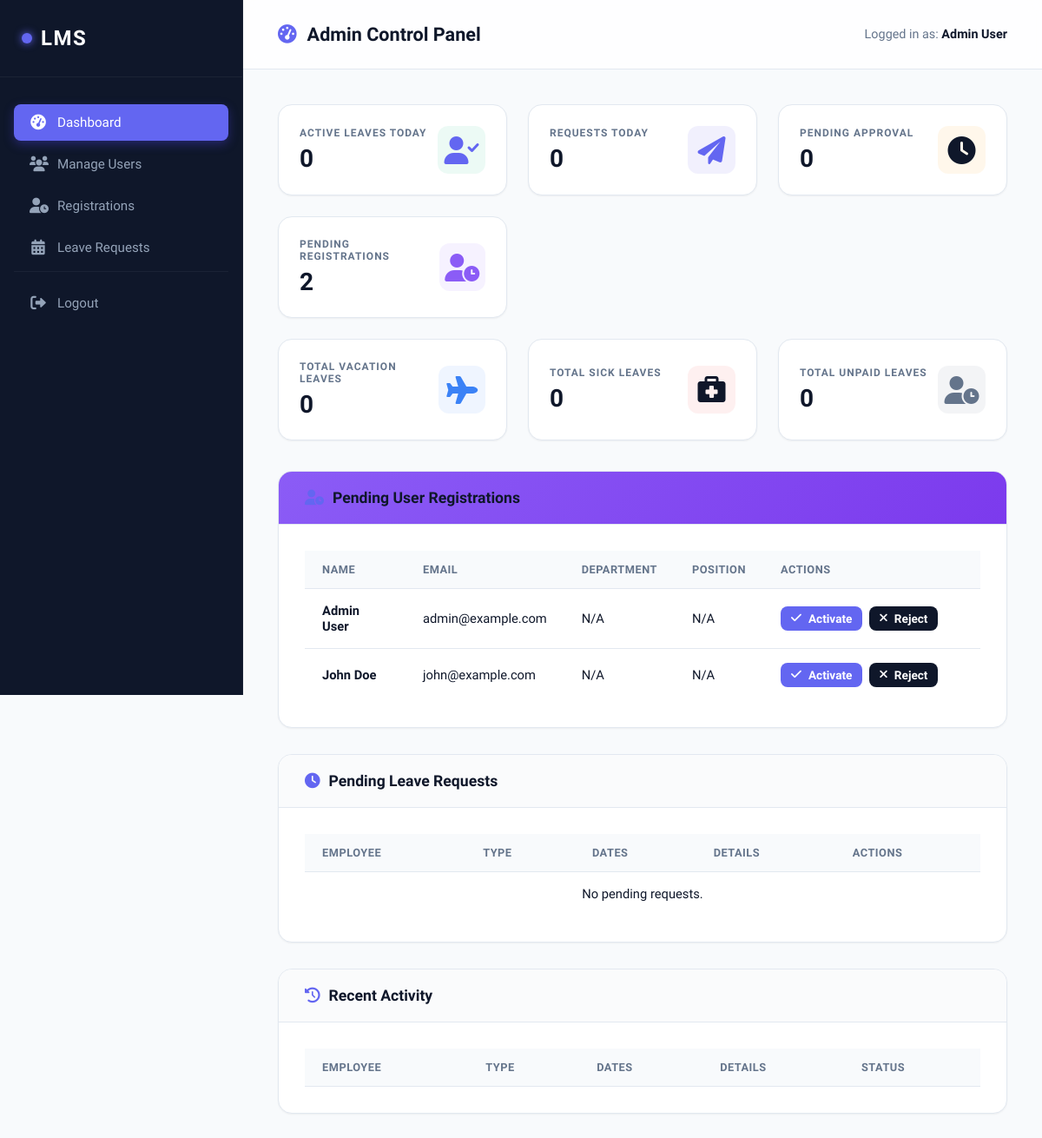
Page /admin_dashboard.php (signed in) on the committed database.
### tables this page shows
CREATE TABLE users (
    id INT AUTO_INCREMENT PRIMARY KEY,
    name VARCHAR(100) NOT NULL,
    email VARCHAR(100) NOT NULL UNIQUE,
    password VARCHAR(255) NOT NULL,
    role ENUM('Employee', 'Admin') DEFAULT 'Employee',
    status ENUM('Pending', 'Active', 'Rejected') DEFAULT 'Pending',
    department VARCHAR(100) NULL,
    position VARCHAR(100) NULL
);

### includes/auth_check.php (called while the page is built, shortened)
<?php
function e($value) {
    return htmlspecialchars($value ?? '', ENT_QUOTES, 'UTF-8');
}
?>

### admin_dashboard.php (the view, shortened to what this page needs)
<?php
require_once 'includes/config.php';
require_once 'includes/auth_check.php';
$stmt = $pdo->query("SELECT lr.*, u.name as employee_name
                     FROM leave_requests lr
                     JOIN users u ON lr.user_id = u.id
                     WHERE lr.status = 'Pending'
                     ORDER BY lr.created_at ASC");
$pending_requests = $stmt->fetchAll();
$stmt = $pdo->query("SELECT COUNT(*) FROM leave_requests WHERE status = 'Pending'");
$pending_count = $stmt->fetchColumn();
$stmt = $pdo->query("SELECT COUNT(*) FROM leave_requests WHERE status = 'Approved' AND CURDATE() BETWEEN start_date AND end_date");
$active_today_count = $stmt->fetchColumn();
$stmt = $pdo->query("SELECT COUNT(*) FROM leave_requests WHERE DATE(created_at) = CURDATE()");
$submitted_today_count = $stmt->fetchColumn();
$stmt = $pdo->query("SELECT COUNT(*) FROM leave_requests WHERE leave_type = 'Vacation'");
$vacation_count = $stmt->fetchColumn();
$stmt = $pdo->query("SELECT COUNT(*) FROM leave_requests WHERE leave_type = 'Sick Leave'");
$sick_count = $stmt->fetchColumn();
$stmt = $pdo->query("SELECT COUNT(*) FROM leave_requests WHERE leave_type = 'Unpaid'");
$unpaid_count = $stmt->fetchColumn();
$stmt = $pdo->query("SELECT * FROM users WHERE status = 'Pending' ORDER BY id ASC");
$pending_users = $stmt->fetchAll();
$pending_users_count = count($pending_users);
?>
<!DOCTYPE html>
<html lang="en">
<head>
    <link rel="stylesheet" href="assets/style.css">
    <link rel="stylesheet" href="https://cdnjs.cloudflare.com/ajax/libs/font-awesome/6.0.0/css/all.min.css">
</head>
<body>
    <?php include 'includes/sidebar.php'; ?>
    <div class="main-content">
        <div class="top-nav">
            <h2><i class="fas fa-tachometer-alt"></i> Admin Control Panel</h2>
            <div class="user-info">
                <span>Logged in as: <strong><?php echo e($_SESSION['name']); ?></strong></span>
            </div>
        </div>
        <div class="content-wrapper">
            <div class="stats-container" style="margin-bottom: 24px;">
                <div class="stat-card">
                    <div class="stat-info">
                        <strong>Active Leaves Today</strong>
                        <div class="value"><?php echo $active_today_count; ?></div>
                    </div>
                    <div class="stat-icon" style="background: rgba(16, 185, 129, 0.08); color: var(--success);">
                        <i class="fas fa-user-check"></i>
                    </div>
                </div>
                <div class="stat-card">
                    <div class="stat-info">
                        <strong>Requests Today</strong>
                        <div class="value"><?php echo $submitted_today_count; ?></div>
                    </div>
                    <div class="stat-icon" style="background: rgba(79, 70, 229, 0.08); color: var(--primary);">
                        <i class="fas fa-paper-plane"></i>
                    </div>
                </div>
                <div class="stat-card">
                    <div class="stat-info">
                        <strong>Pending Approval</strong>
                        <div class="value"><?php echo $pending_count; ?></div>
                    </div>
                    <div class="stat-icon" style="background: rgba(245, 158, 11, 0.08); color: var(--warning);">
                        <i class="fas fa-clock"></i>
                    </div>
                </div>
                <div class="stat-card">
                    <div class="stat-info">
                        <strong>Pending Registrations</strong>
                        <div class="value"><?php echo $pending_users_count; ?></div>
                    </div>
                    <div class="stat-icon" style="background: rgba(139, 92, 246, 0.08); color: #8b5cf6;">
                        <i class="fas fa-user-clock"></i>
                    </div>
                </div>
            </div>
            <div class="stats-container" style="margin-bottom: 35px;">
                <div class="stat-card">
                    <div class="stat-info">
                        <strong>Total Vacation Leaves</strong>
                        <div class="value"><?php echo $vacation_count; ?></div>
                    </div>
                    <div class="stat-icon" style="background: rgba(59, 130, 246, 0.08); color: #3b82f6;">
                        <i class="fas fa-plane"></i>
                    </div>
                </div>
                <div class="stat-card">
                    <div class="stat-info">
                        <strong>Total Sick Leaves</strong>
                        <div class="value"><?php echo $sick_count; ?></div>
                    </div>
                    <div class="stat-icon" style="background: rgba(239, 68, 68, 0.08); color: var(--danger);">
                        <i class="fas fa-briefcase-medical"></i>
                    </div>
                </div>
                <div class="stat-card">
                    <div class="stat-info">
                        <strong>Total Unpaid Leaves</strong>
                        <div class="value"><?php echo $unpaid_count; ?></div>
                    </div>
                    <div class="stat-icon" style="background: rgba(100, 116, 139, 0.08); color: var(--text-muted);">
                        <i class="fas fa-user-clock"></i>
                    </div>
                </div>
            </div>
            <div class="card" style="margin-bottom: 30px;">
                <div class="card-header" style="background: linear-gradient(135deg, #8b5cf6 0%, #7c3aed 100%); color: white;">
                    <h3><i class="fas fa-user-clock"></i> Pending User Registrations</h3>
                </div>
                <div class="card-body">
                    <div class="table-responsive">
                        <table>
                            <thead>
                                <tr>
                                    <th>Name</th>
                                    <th>Email</th>
                                    <th>Department</th>
                                    <th>Position</th>
                                    <th style="width: 250px;">Actions</th>
                                </tr>
                            </thead>
                            <tbody>
                                <?php if (empty($pending_users)): ?>
                                    <tr><td colspan="5" style="text-align: center;">No pending user registrations.</td></tr>
                                <?php else: ?>
                                    <?php foreach ($pending_users as $pu): ?>
                                        <tr>
                                            <td><strong><?php echo e($pu['name']); ?></strong></td>
                                            <td><?php echo e($pu['email']); ?></td>
                                            <td><?php echo e($pu['department'] ?: 'N/A'); ?></td>
                                            <td><?php echo e($pu['position'] ?: 'N/A'); ?></td>
                                            <td>
                                                <form action="activate_user.php" method="POST" style="display: flex; gap: 8px;">
                                                    <button type="submit" name="action" value="Active" class="btn btn-sm" style="background: var(--success); padding: 6px 12px; font-size: 0.85rem;">
                                                        <i class="fas fa-check"></i> Activate
                                                    </button>
                                                    <button type="submit" name="action" value="Rejected" class="btn btn-sm" style="background: var(--danger); padding: 6px 12px; font-size: 0.85rem;">
                                                        <i class="fas fa-times"></i> Reject
                                                    </button>
                                                </form>
                                            </td>
                                        </tr>
                                    <?php endforeach; ?>
                                <?php endif; ?>
                            </tbody>
                        </table>
                    </div>
                </div>
            </div>
            <div class="card">
                <div class="card-header">
                    <h3><i class="fas fa-clock"></i> Pending Leave Requests</h3>
                </div>
                <div class="card-body">
                    <div class="table-responsive">
                        <table>
                            <thead>
                                <tr>
                                    <th>Employee</th>
                                    <th>Type</th>
                                    <th>Dates</th>
                                    <th>Details</th>
                                    <th>Actions</th>
                                </tr>
                            </thead>
                            <tbody>
                                <?php if (empty($pending_requests)): ?>
                                    <tr><td colspan="5" style="text-align: center;">No pending requests.</td></tr>
                                <?php endif; ?>
                            </tbody>
                        </table>
                    </div>
                </div>
            </div>
            <div class="card">
                <div class="card-header">
                    <h3><i class="fas fa-history"></i> Recent Activity</h3>
                </div>
                <div class="card-body">
                    <div class="table-responsive">
                        <table>
                            <thead>
                                <tr>
                                    <th>Employee</th>
                                    <th>Type</th>
                                    <th>Dates</th>
                                    <th>Details</th>
                                    <th>Status</th>
                                </tr>
                            </thead>
                        </table>
                    </div>
                </div>
            </div>
        </div>
    </div>
</body>
</html>

### assets/style.css (style rules this page uses)
:root { --color-primary: #6366f1; --color-dark: #0f172a; --color-light: #f8fafc; --primary: var(--color-primary); --primary-hover: #4f46e5; --primary-light: rgba(99, 102, 241, 0.08); --dark: var(--color-dark); --sidebar-bg: var(--color-dark); --sidebar-hover: #1e293b; --sidebar-text: #94a3b8; --sidebar-active-text: #ffffff; --bg-main: var(--color-light); --card-bg: #ffffff; --text-main: var(--color-dark); --text-muted: #64748b; --border: #e2e8f0; --success: var(--color-primary); --success-bg: rgba(99, 102, 241, 0.1); --success-text: var(--color-primary); --warning: var(--color-dark); --warning-bg: rgba(15, 23, 42, 0.08); --warning-text: var(--color-dark); --danger: var(--color-dark); --danger-bg: rgba(15, 23, 42, 0.05); --danger-text: #64748b; --shadow-sm: 0 1px 2px 0 rgba(0, 0, 0, 0.05); --shadow-md: 0 4px 6px -1px rgba(0, 0, 0, 0.1), 0 2px 4px -1px rgba(0, 0, 0, 0.06); --shadow-lg: 0 10px 15px -3px rgba(0, 0, 0, 0.1), 0 4px 6px -2px rgba(0, 0, 0, 0.05); --shadow-premium: 0 20px 25px -5px rgba(0,0,0,0.05), 0 10px 10px -5px rgba(0,0,0,0.04); --radius-sm: 8px; --radius-md: 12px; --radius-lg: 16px; --transition: all 0.3s cubic-bezier(0.4, 0, 0.2, 1); }
* { box-sizing: border-box; margin: 0; padding: 0; }
body { font-family: 'Plus Jakarta Sans', -apple-system, BlinkMacSystemFont, "Segoe UI", Roboto, Helvetica, Arial, sans-serif; background: var(--bg-main); color: var(--text-main); display: flex; min-height: 100vh; -webkit-font-smoothing: antialiased; }
.main-content { flex-grow: 1; margin-left: 280px; display: flex; flex-direction: column; min-width: 0; }
.top-nav { background: rgba(255, 255, 255, 0.8); backdrop-filter: blur(10px); height: 80px; display: flex; align-items: center; justify-content: space-between; padding: 0 40px; position: sticky; top: 0; border-bottom: 1px solid var(--border); z-index: 999; }
.top-nav h2 { font-size: 1.35rem; font-weight: 700; color: var(--text-main); display: flex; align-items: center; gap: 12px; }
.top-nav h2 i { color: var(--primary); }
.user-info { font-size: 0.9rem; color: var(--text-muted); }
.user-info strong { color: var(--text-main); font-weight: 600; }
.content-wrapper { padding: 40px; max-width: 1400px; width: 100%; margin: 0 auto; }
.card { background: var(--card-bg); border-radius: var(--radius-lg); border: 1px solid var(--border); box-shadow: var(--shadow-sm); margin-bottom: 30px; overflow: hidden; }
.stats-container { display: grid; grid-template-columns: repeat(auto-fit, minmax(260px, 1fr)); gap: 24px; margin-bottom: 35px; }
.stat-card { background: var(--card-bg); border-radius: var(--radius-lg); border: 1px solid var(--border); box-shadow: var(--shadow-sm); padding: 24px; display: flex; justify-content: space-between; align-items: center; transition: var(--transition); }
.stat-info strong { display: block; text-transform: uppercase; font-size: 0.75rem; letter-spacing: 1px; color: var(--text-muted); margin-bottom: 6px; }
.stat-info .value { font-size: 1.75rem; font-weight: 800; color: var(--text-main); }
.stat-icon { font-size: 2rem; color: var(--primary); background: var(--primary-light); width: 55px; height: 55px; display: flex; align-items: center; justify-content: center; border-radius: var(--radius-md); }
.card-header { padding: 20px 30px; border-bottom: 1px solid var(--border); display: flex; justify-content: space-between; align-items: center; background: #fafbfc; }
.card-header h3 { font-size: 1.1rem; font-weight: 700; color: var(--text-main); display: flex; align-items: center; gap: 10px; }
.card-header h3 i { color: var(--primary); }
.card-body { padding: 30px; }
.table-responsive { overflow-x: auto; }
table { width: 100%; border-collapse: collapse; }
th { text-align: left; padding: 14px 20px; font-size: 0.8rem; font-weight: 700; color: var(--text-muted); background: #f8fafc; border-bottom: 1px solid var(--border); text-transform: uppercase; letter-spacing: 0.5px; }
td { padding: 16px 20px; border-bottom: 1px solid var(--border); color: var(--text-main); font-size: 0.92rem; }
tr:last-child td { border-bottom: none; }
button { background: var(--primary); color: #ffffff; border: none; padding: 12px 24px; border-radius: var(--radius-sm); cursor: pointer; font-weight: 600; font-size: 0.95rem; font-family: inherit; transition: var(--transition); display: inline-flex; align-items: center; justify-content: center; gap: 8px; }

### rows in the picture
users: name "Admin User", email "admin@example.com", department "N/A", position "N/A"
users: name "John Doe", email "john@example.com", department "N/A", position "N/A"

### other values in the picture
$_SESSION['name'] "Admin User"
$active_today_count "0"
$submitted_today_count "0"
$pending_count "0"
$pending_users_count "2"
$vacation_count "0"
$sick_count "0"
$unpaid_count "0"
